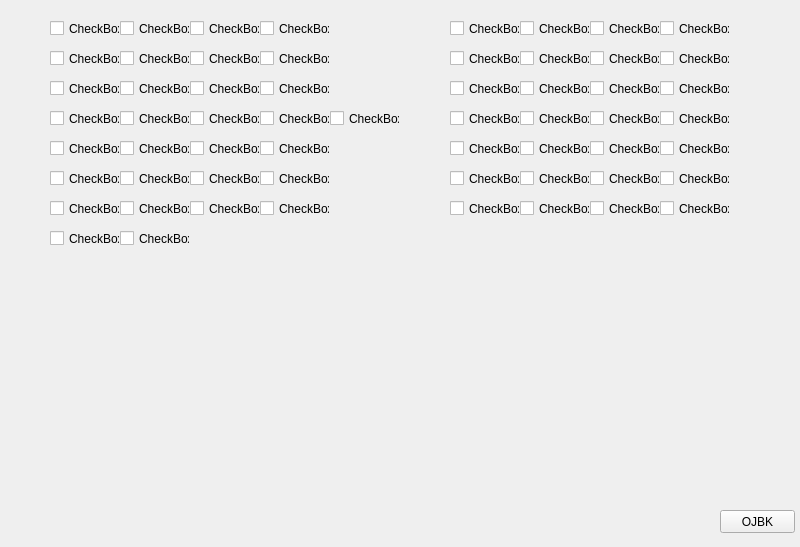
<?xml version="1.0" encoding="UTF-8"?>
<ui version="4.0">
 <class>Form</class>
 <widget class="QWidget" name="Form">
  <property name="geometry">
   <rect>
    <x>0</x>
    <y>0</y>
    <width>800</width>
    <height>547</height>
   </rect>
  </property>
  <property name="windowTitle">
   <string>Form</string>
  </property>
  <widget class="QCheckBox" name="checkBox">
   <property name="geometry">
    <rect>
     <x>50</x>
     <y>20</y>
     <width>70</width>
     <height>17</height>
    </rect>
   </property>
   <property name="text">
    <string>CheckBox</string>
   </property>
  </widget>
  <widget class="QCheckBox" name="checkBox_2">
   <property name="geometry">
    <rect>
     <x>50</x>
     <y>50</y>
     <width>70</width>
     <height>17</height>
    </rect>
   </property>
   <property name="text">
    <string>CheckBox</string>
   </property>
  </widget>
  <widget class="QCheckBox" name="checkBox_3">
   <property name="geometry">
    <rect>
     <x>50</x>
     <y>110</y>
     <width>70</width>
     <height>17</height>
    </rect>
   </property>
   <property name="text">
    <string>CheckBox</string>
   </property>
  </widget>
  <widget class="QCheckBox" name="checkBox_4">
   <property name="geometry">
    <rect>
     <x>50</x>
     <y>80</y>
     <width>70</width>
     <height>17</height>
    </rect>
   </property>
   <property name="text">
    <string>CheckBox</string>
   </property>
  </widget>
  <widget class="QCheckBox" name="checkBox_5">
   <property name="geometry">
    <rect>
     <x>50</x>
     <y>170</y>
     <width>70</width>
     <height>17</height>
    </rect>
   </property>
   <property name="text">
    <string>CheckBox</string>
   </property>
  </widget>
  <widget class="QCheckBox" name="checkBox_6">
   <property name="geometry">
    <rect>
     <x>50</x>
     <y>140</y>
     <width>70</width>
     <height>17</height>
    </rect>
   </property>
   <property name="text">
    <string>CheckBox</string>
   </property>
  </widget>
  <widget class="QCheckBox" name="checkBox_8">
   <property name="geometry">
    <rect>
     <x>50</x>
     <y>200</y>
     <width>70</width>
     <height>17</height>
    </rect>
   </property>
   <property name="text">
    <string>CheckBox</string>
   </property>
  </widget>
  <widget class="QCheckBox" name="checkBox_7">
   <property name="geometry">
    <rect>
     <x>120</x>
     <y>140</y>
     <width>70</width>
     <height>17</height>
    </rect>
   </property>
   <property name="text">
    <string>CheckBox</string>
   </property>
  </widget>
  <widget class="QCheckBox" name="checkBox_9">
   <property name="geometry">
    <rect>
     <x>120</x>
     <y>50</y>
     <width>70</width>
     <height>17</height>
    </rect>
   </property>
   <property name="text">
    <string>CheckBox</string>
   </property>
  </widget>
  <widget class="QCheckBox" name="checkBox_10">
   <property name="geometry">
    <rect>
     <x>120</x>
     <y>170</y>
     <width>70</width>
     <height>17</height>
    </rect>
   </property>
   <property name="text">
    <string>CheckBox</string>
   </property>
  </widget>
  <widget class="QCheckBox" name="checkBox_11">
   <property name="geometry">
    <rect>
     <x>120</x>
     <y>200</y>
     <width>70</width>
     <height>17</height>
    </rect>
   </property>
   <property name="text">
    <string>CheckBox</string>
   </property>
  </widget>
  <widget class="QCheckBox" name="checkBox_12">
   <property name="geometry">
    <rect>
     <x>120</x>
     <y>20</y>
     <width>70</width>
     <height>17</height>
    </rect>
   </property>
   <property name="text">
    <string>CheckBox</string>
   </property>
  </widget>
  <widget class="QCheckBox" name="checkBox_13">
   <property name="geometry">
    <rect>
     <x>120</x>
     <y>110</y>
     <width>70</width>
     <height>17</height>
    </rect>
   </property>
   <property name="text">
    <string>CheckBox</string>
   </property>
  </widget>
  <widget class="QCheckBox" name="checkBox_14">
   <property name="geometry">
    <rect>
     <x>120</x>
     <y>80</y>
     <width>70</width>
     <height>17</height>
    </rect>
   </property>
   <property name="text">
    <string>CheckBox</string>
   </property>
  </widget>
  <widget class="QCheckBox" name="checkBox_15">
   <property name="geometry">
    <rect>
     <x>190</x>
     <y>140</y>
     <width>70</width>
     <height>17</height>
    </rect>
   </property>
   <property name="text">
    <string>CheckBox</string>
   </property>
  </widget>
  <widget class="QCheckBox" name="checkBox_16">
   <property name="geometry">
    <rect>
     <x>190</x>
     <y>50</y>
     <width>70</width>
     <height>17</height>
    </rect>
   </property>
   <property name="text">
    <string>CheckBox</string>
   </property>
  </widget>
  <widget class="QCheckBox" name="checkBox_17">
   <property name="geometry">
    <rect>
     <x>190</x>
     <y>170</y>
     <width>70</width>
     <height>17</height>
    </rect>
   </property>
   <property name="text">
    <string>CheckBox</string>
   </property>
  </widget>
  <widget class="QCheckBox" name="checkBox_18">
   <property name="geometry">
    <rect>
     <x>190</x>
     <y>200</y>
     <width>70</width>
     <height>17</height>
    </rect>
   </property>
   <property name="text">
    <string>CheckBox</string>
   </property>
  </widget>
  <widget class="QCheckBox" name="checkBox_19">
   <property name="geometry">
    <rect>
     <x>190</x>
     <y>20</y>
     <width>70</width>
     <height>17</height>
    </rect>
   </property>
   <property name="text">
    <string>CheckBox</string>
   </property>
  </widget>
  <widget class="QCheckBox" name="checkBox_20">
   <property name="geometry">
    <rect>
     <x>190</x>
     <y>110</y>
     <width>70</width>
     <height>17</height>
    </rect>
   </property>
   <property name="text">
    <string>CheckBox</string>
   </property>
  </widget>
  <widget class="QCheckBox" name="checkBox_21">
   <property name="geometry">
    <rect>
     <x>190</x>
     <y>80</y>
     <width>70</width>
     <height>17</height>
    </rect>
   </property>
   <property name="text">
    <string>CheckBox</string>
   </property>
  </widget>
  <widget class="QCheckBox" name="checkBox_22">
   <property name="geometry">
    <rect>
     <x>260</x>
     <y>140</y>
     <width>70</width>
     <height>17</height>
    </rect>
   </property>
   <property name="text">
    <string>CheckBox</string>
   </property>
  </widget>
  <widget class="QCheckBox" name="checkBox_23">
   <property name="geometry">
    <rect>
     <x>260</x>
     <y>50</y>
     <width>70</width>
     <height>17</height>
    </rect>
   </property>
   <property name="text">
    <string>CheckBox</string>
   </property>
  </widget>
  <widget class="QCheckBox" name="checkBox_24">
   <property name="geometry">
    <rect>
     <x>260</x>
     <y>170</y>
     <width>70</width>
     <height>17</height>
    </rect>
   </property>
   <property name="text">
    <string>CheckBox</string>
   </property>
  </widget>
  <widget class="QCheckBox" name="checkBox_25">
   <property name="geometry">
    <rect>
     <x>260</x>
     <y>200</y>
     <width>70</width>
     <height>17</height>
    </rect>
   </property>
   <property name="text">
    <string>CheckBox</string>
   </property>
  </widget>
  <widget class="QCheckBox" name="checkBox_26">
   <property name="geometry">
    <rect>
     <x>260</x>
     <y>20</y>
     <width>70</width>
     <height>17</height>
    </rect>
   </property>
   <property name="text">
    <string>CheckBox</string>
   </property>
  </widget>
  <widget class="QCheckBox" name="checkBox_27">
   <property name="geometry">
    <rect>
     <x>260</x>
     <y>110</y>
     <width>70</width>
     <height>17</height>
    </rect>
   </property>
   <property name="text">
    <string>CheckBox</string>
   </property>
  </widget>
  <widget class="QCheckBox" name="checkBox_28">
   <property name="geometry">
    <rect>
     <x>260</x>
     <y>80</y>
     <width>70</width>
     <height>17</height>
    </rect>
   </property>
   <property name="text">
    <string>CheckBox</string>
   </property>
  </widget>
  <widget class="QCheckBox" name="checkBox_58">
   <property name="geometry">
    <rect>
     <x>50</x>
     <y>230</y>
     <width>70</width>
     <height>17</height>
    </rect>
   </property>
   <property name="text">
    <string>CheckBox</string>
   </property>
  </widget>
  <widget class="QCheckBox" name="checkBox_59">
   <property name="geometry">
    <rect>
     <x>120</x>
     <y>230</y>
     <width>70</width>
     <height>17</height>
    </rect>
   </property>
   <property name="text">
    <string>CheckBox</string>
   </property>
  </widget>
  <widget class="QPushButton" name="pushButton">
   <property name="geometry">
    <rect>
     <x>720</x>
     <y>510</y>
     <width>75</width>
     <height>23</height>
    </rect>
   </property>
   <property name="text">
    <string>OJBK</string>
   </property>
  </widget>
  <widget class="QCheckBox" name="checkBox_60">
   <property name="geometry">
    <rect>
     <x>520</x>
     <y>50</y>
     <width>70</width>
     <height>17</height>
    </rect>
   </property>
   <property name="text">
    <string>CheckBox</string>
   </property>
  </widget>
  <widget class="QCheckBox" name="checkBox_61">
   <property name="geometry">
    <rect>
     <x>590</x>
     <y>110</y>
     <width>70</width>
     <height>17</height>
    </rect>
   </property>
   <property name="text">
    <string>CheckBox</string>
   </property>
  </widget>
  <widget class="QCheckBox" name="checkBox_62">
   <property name="geometry">
    <rect>
     <x>520</x>
     <y>20</y>
     <width>70</width>
     <height>17</height>
    </rect>
   </property>
   <property name="text">
    <string>CheckBox</string>
   </property>
  </widget>
  <widget class="QCheckBox" name="checkBox_63">
   <property name="geometry">
    <rect>
     <x>660</x>
     <y>110</y>
     <width>70</width>
     <height>17</height>
    </rect>
   </property>
   <property name="text">
    <string>CheckBox</string>
   </property>
  </widget>
  <widget class="QCheckBox" name="checkBox_64">
   <property name="geometry">
    <rect>
     <x>660</x>
     <y>50</y>
     <width>70</width>
     <height>17</height>
    </rect>
   </property>
   <property name="text">
    <string>CheckBox</string>
   </property>
  </widget>
  <widget class="QCheckBox" name="checkBox_65">
   <property name="geometry">
    <rect>
     <x>590</x>
     <y>50</y>
     <width>70</width>
     <height>17</height>
    </rect>
   </property>
   <property name="text">
    <string>CheckBox</string>
   </property>
  </widget>
  <widget class="QCheckBox" name="checkBox_66">
   <property name="geometry">
    <rect>
     <x>660</x>
     <y>20</y>
     <width>70</width>
     <height>17</height>
    </rect>
   </property>
   <property name="text">
    <string>CheckBox</string>
   </property>
  </widget>
  <widget class="QCheckBox" name="checkBox_67">
   <property name="geometry">
    <rect>
     <x>450</x>
     <y>80</y>
     <width>70</width>
     <height>17</height>
    </rect>
   </property>
   <property name="text">
    <string>CheckBox</string>
   </property>
  </widget>
  <widget class="QCheckBox" name="checkBox_68">
   <property name="geometry">
    <rect>
     <x>450</x>
     <y>110</y>
     <width>70</width>
     <height>17</height>
    </rect>
   </property>
   <property name="text">
    <string>CheckBox</string>
   </property>
  </widget>
  <widget class="QCheckBox" name="checkBox_69">
   <property name="geometry">
    <rect>
     <x>590</x>
     <y>80</y>
     <width>70</width>
     <height>17</height>
    </rect>
   </property>
   <property name="text">
    <string>CheckBox</string>
   </property>
  </widget>
  <widget class="QCheckBox" name="checkBox_70">
   <property name="geometry">
    <rect>
     <x>520</x>
     <y>110</y>
     <width>70</width>
     <height>17</height>
    </rect>
   </property>
   <property name="text">
    <string>CheckBox</string>
   </property>
  </widget>
  <widget class="QCheckBox" name="checkBox_71">
   <property name="geometry">
    <rect>
     <x>590</x>
     <y>20</y>
     <width>70</width>
     <height>17</height>
    </rect>
   </property>
   <property name="text">
    <string>CheckBox</string>
   </property>
  </widget>
  <widget class="QCheckBox" name="checkBox_72">
   <property name="geometry">
    <rect>
     <x>660</x>
     <y>80</y>
     <width>70</width>
     <height>17</height>
    </rect>
   </property>
   <property name="text">
    <string>CheckBox</string>
   </property>
  </widget>
  <widget class="QCheckBox" name="checkBox_73">
   <property name="geometry">
    <rect>
     <x>450</x>
     <y>20</y>
     <width>70</width>
     <height>17</height>
    </rect>
   </property>
   <property name="text">
    <string>CheckBox</string>
   </property>
  </widget>
  <widget class="QCheckBox" name="checkBox_74">
   <property name="geometry">
    <rect>
     <x>520</x>
     <y>80</y>
     <width>70</width>
     <height>17</height>
    </rect>
   </property>
   <property name="text">
    <string>CheckBox</string>
   </property>
  </widget>
  <widget class="QCheckBox" name="checkBox_75">
   <property name="geometry">
    <rect>
     <x>450</x>
     <y>50</y>
     <width>70</width>
     <height>17</height>
    </rect>
   </property>
   <property name="text">
    <string>CheckBox</string>
   </property>
  </widget>
  <widget class="QCheckBox" name="checkBox_76">
   <property name="geometry">
    <rect>
     <x>590</x>
     <y>170</y>
     <width>70</width>
     <height>17</height>
    </rect>
   </property>
   <property name="text">
    <string>CheckBox</string>
   </property>
  </widget>
  <widget class="QCheckBox" name="checkBox_77">
   <property name="geometry">
    <rect>
     <x>660</x>
     <y>140</y>
     <width>70</width>
     <height>17</height>
    </rect>
   </property>
   <property name="text">
    <string>CheckBox</string>
   </property>
  </widget>
  <widget class="QCheckBox" name="checkBox_78">
   <property name="geometry">
    <rect>
     <x>520</x>
     <y>200</y>
     <width>70</width>
     <height>17</height>
    </rect>
   </property>
   <property name="text">
    <string>CheckBox</string>
   </property>
  </widget>
  <widget class="QCheckBox" name="checkBox_79">
   <property name="geometry">
    <rect>
     <x>660</x>
     <y>170</y>
     <width>70</width>
     <height>17</height>
    </rect>
   </property>
   <property name="text">
    <string>CheckBox</string>
   </property>
  </widget>
  <widget class="QCheckBox" name="checkBox_81">
   <property name="geometry">
    <rect>
     <x>450</x>
     <y>200</y>
     <width>70</width>
     <height>17</height>
    </rect>
   </property>
   <property name="text">
    <string>CheckBox</string>
   </property>
  </widget>
  <widget class="QCheckBox" name="checkBox_82">
   <property name="geometry">
    <rect>
     <x>590</x>
     <y>200</y>
     <width>70</width>
     <height>17</height>
    </rect>
   </property>
   <property name="text">
    <string>CheckBox</string>
   </property>
  </widget>
  <widget class="QCheckBox" name="checkBox_84">
   <property name="geometry">
    <rect>
     <x>660</x>
     <y>200</y>
     <width>70</width>
     <height>17</height>
    </rect>
   </property>
   <property name="text">
    <string>CheckBox</string>
   </property>
  </widget>
  <widget class="QCheckBox" name="checkBox_85">
   <property name="geometry">
    <rect>
     <x>590</x>
     <y>140</y>
     <width>70</width>
     <height>17</height>
    </rect>
   </property>
   <property name="text">
    <string>CheckBox</string>
   </property>
  </widget>
  <widget class="QCheckBox" name="checkBox_86">
   <property name="geometry">
    <rect>
     <x>450</x>
     <y>170</y>
     <width>70</width>
     <height>17</height>
    </rect>
   </property>
   <property name="text">
    <string>CheckBox</string>
   </property>
  </widget>
  <widget class="QCheckBox" name="checkBox_87">
   <property name="geometry">
    <rect>
     <x>520</x>
     <y>170</y>
     <width>70</width>
     <height>17</height>
    </rect>
   </property>
   <property name="text">
    <string>CheckBox</string>
   </property>
  </widget>
  <widget class="QCheckBox" name="checkBox_88">
   <property name="geometry">
    <rect>
     <x>450</x>
     <y>140</y>
     <width>70</width>
     <height>17</height>
    </rect>
   </property>
   <property name="text">
    <string>CheckBox</string>
   </property>
  </widget>
  <widget class="QCheckBox" name="checkBox_89">
   <property name="geometry">
    <rect>
     <x>520</x>
     <y>140</y>
     <width>70</width>
     <height>17</height>
    </rect>
   </property>
   <property name="text">
    <string>CheckBox</string>
   </property>
  </widget>
  <widget class="QCheckBox" name="checkBox_29">
   <property name="geometry">
    <rect>
     <x>330</x>
     <y>110</y>
     <width>70</width>
     <height>17</height>
    </rect>
   </property>
   <property name="text">
    <string>CheckBox</string>
   </property>
  </widget>
 </widget>
 <resources/>
 <connections/>
</ui>
